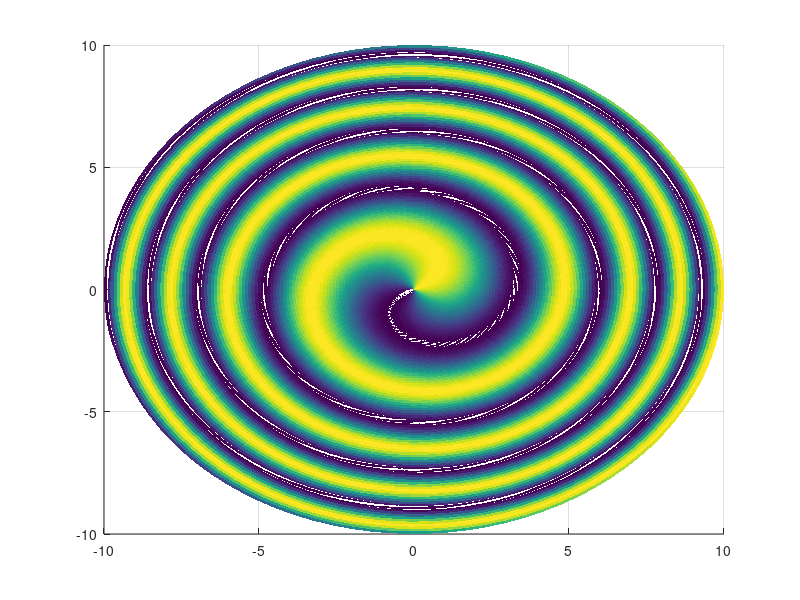

Write the MATLAB code that produced this figure.
[r,phi] = meshgrid(linspace(0,10,100),linspace(0,2*pi,100));
X = r.*cos(phi);
Y = r.*sin(phi);

Eb = 1;     %Bound energy
tau = 1;    %Pulse separation
phi_12 = 0; %CEP difference
PHI = (r.^2/2 + Eb)*tau + phi_12;
tdp = cos(PHI/2-phi);
figure;
surf(X,Y,tdp,'EdgeColor','none');
view(2);